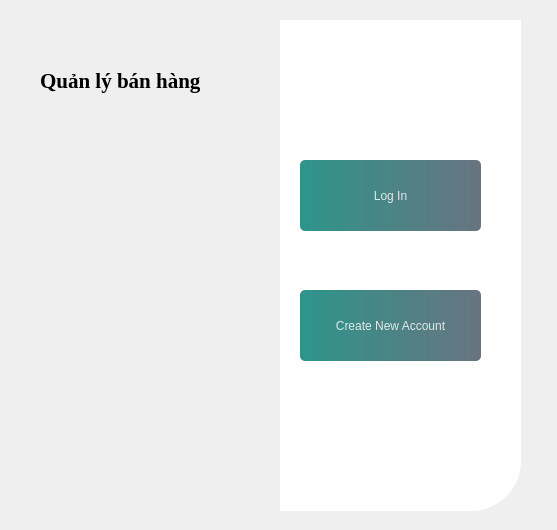
<?xml version="1.0" encoding="UTF-8"?>
<ui version="4.0">
 <class>Dialog</class>
 <widget class="QDialog" name="Dialog">
  <property name="geometry">
   <rect>
    <x>0</x>
    <y>0</y>
    <width>557</width>
    <height>530</height>
   </rect>
  </property>
  <property name="windowTitle">
   <string>Dialog</string>
  </property>
  <widget class="QWidget" name="widget" native="true">
   <property name="geometry">
    <rect>
     <x>0</x>
     <y>0</y>
     <width>546</width>
     <height>571</height>
    </rect>
   </property>
   <widget class="QLabel" name="label">
    <property name="geometry">
     <rect>
      <x>20</x>
      <y>20</y>
      <width>261</width>
      <height>491</height>
     </rect>
    </property>
    <property name="styleSheet">
     <string notr="true">border-image: url(:/img/Hinh-nen-bau-troi-3.jpg);
border-top-left-radius:50px;</string>
    </property>
    <property name="text">
     <string/>
    </property>
   </widget>
   <widget class="QLabel" name="label_2">
    <property name="geometry">
     <rect>
      <x>280</x>
      <y>20</y>
      <width>241</width>
      <height>491</height>
     </rect>
    </property>
    <property name="font">
     <font>
      <weight>50</weight>
      <bold>false</bold>
     </font>
    </property>
    <property name="styleSheet">
     <string notr="true">background-color: rgba(255, 255, 255,255);
border-bottom-right-radius: 50px;</string>
    </property>
    <property name="text">
     <string/>
    </property>
   </widget>
   <widget class="QPushButton" name="pushButton">
    <property name="geometry">
     <rect>
      <x>300</x>
      <y>160</y>
      <width>181</width>
      <height>71</height>
     </rect>
    </property>
    <property name="styleSheet">
     <string notr="true">QPushButton#pushButton{
	background-color: qlineargradient(spread:pad, x1:0, y1:0, x2:1, y2:0, stop:0 rgba(11, 131, 120, 219), stop:1 rgba(85, 98, 112, 226));
	
	color: rgba(255, 255, 255,210);
	border-radius:5px;
}
QPushButton#pushButton:hover{
	background-color: qlineargradient(spread:pad, x1:0, y1:0, x2:1, y2:0, stop:0 rgba(150, 123, 111, 219), stop:1 rgba(85, 81, 84, 226));
}
QPushButton#pushButton:pressed{
	padding-left:5px;
	padding-top:5px;
	
	background-color: rgba(150, 123, 111, 255);
}
</string>
    </property>
    <property name="text">
     <string>Log In</string>
    </property>
   </widget>
   <widget class="QLabel" name="label_4">
    <property name="geometry">
     <rect>
      <x>40</x>
      <y>60</y>
      <width>211</width>
      <height>41</height>
     </rect>
    </property>
    <property name="font">
     <font>
      <family>Times New Roman</family>
      <pointsize>16</pointsize>
      <weight>75</weight>
      <bold>true</bold>
     </font>
    </property>
    <property name="text">
     <string>Quản lý bán hàng</string>
    </property>
   </widget>
   <widget class="QLabel" name="label_6">
    <property name="geometry">
     <rect>
      <x>310</x>
      <y>290</y>
      <width>181</width>
      <height>16</height>
     </rect>
    </property>
    <property name="font">
     <font>
      <pointsize>8</pointsize>
     </font>
    </property>
    <property name="styleSheet">
     <string notr="true">color: rgb(255, 0, 0);</string>
    </property>
    <property name="text">
     <string/>
    </property>
    <property name="alignment">
     <set>Qt::AlignCenter</set>
    </property>
   </widget>
   <widget class="QPushButton" name="pushButton_2">
    <property name="geometry">
     <rect>
      <x>300</x>
      <y>290</y>
      <width>181</width>
      <height>71</height>
     </rect>
    </property>
    <property name="styleSheet">
     <string notr="true">QPushButton#pushButton_2{
	background-color: qlineargradient(spread:pad, x1:0, y1:0, x2:1, y2:0, stop:0 rgba(11, 131, 120, 219), stop:1 rgba(85, 98, 112, 226));
	
	color: rgba(255, 255, 255,210);
	border-radius:5px;
}
QPushButton#pushButton_2:hover{
	background-color: qlineargradient(spread:pad, x1:0, y1:0, x2:1, y2:0, stop:0 rgba(150, 123, 111, 219), stop:1 rgba(85, 81, 84, 226));
}
QPushButton#pushButton_2:pressed{
	padding-left:5px;
	padding-top:5px;
	
	background-color: rgba(150, 123, 111, 255);
}
</string>
    </property>
    <property name="text">
     <string>Create New Account</string>
    </property>
   </widget>
  </widget>
 </widget>
 <resources>
  <include location="res.qrc"/>
 </resources>
 <connections/>
</ui>
